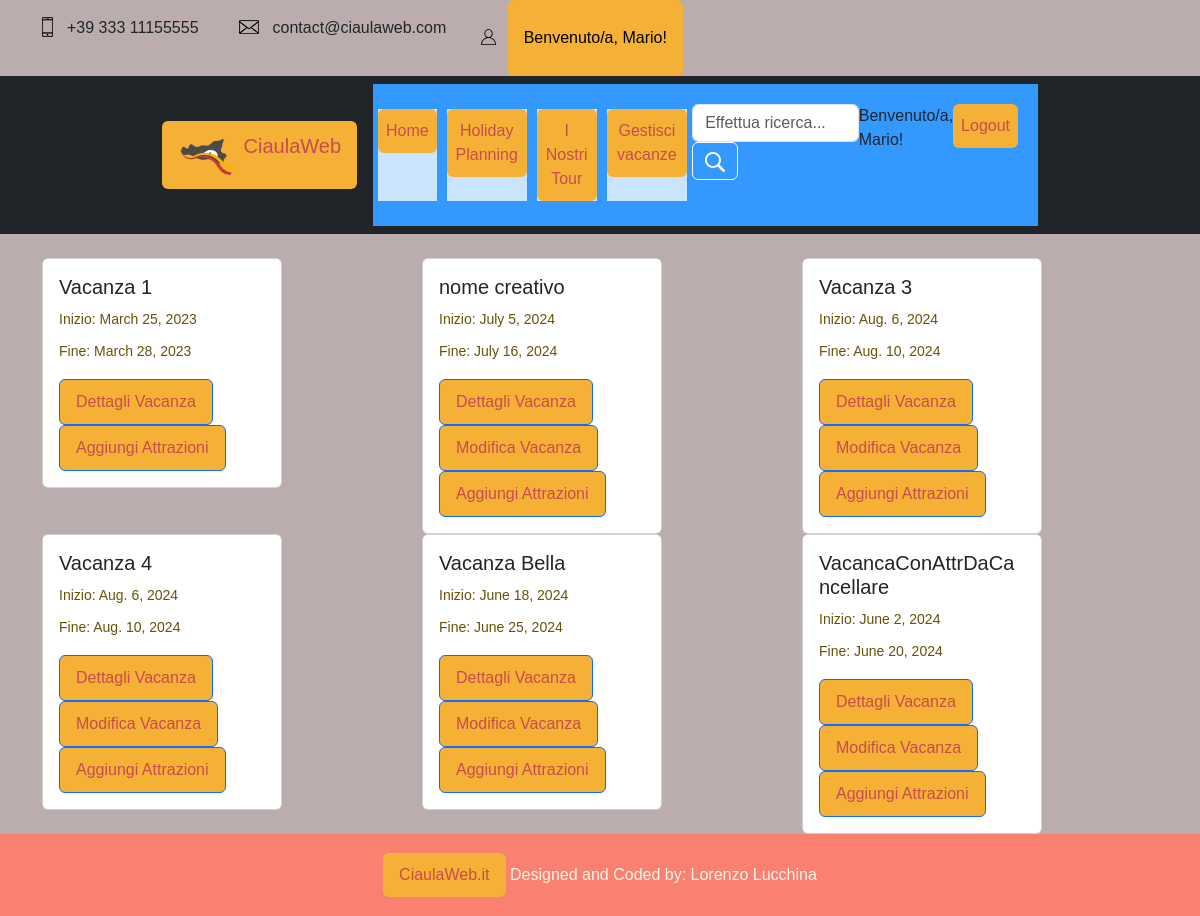
The page /HolidayPlanning/vacanze/ (signed in) on the database as committed earlier.
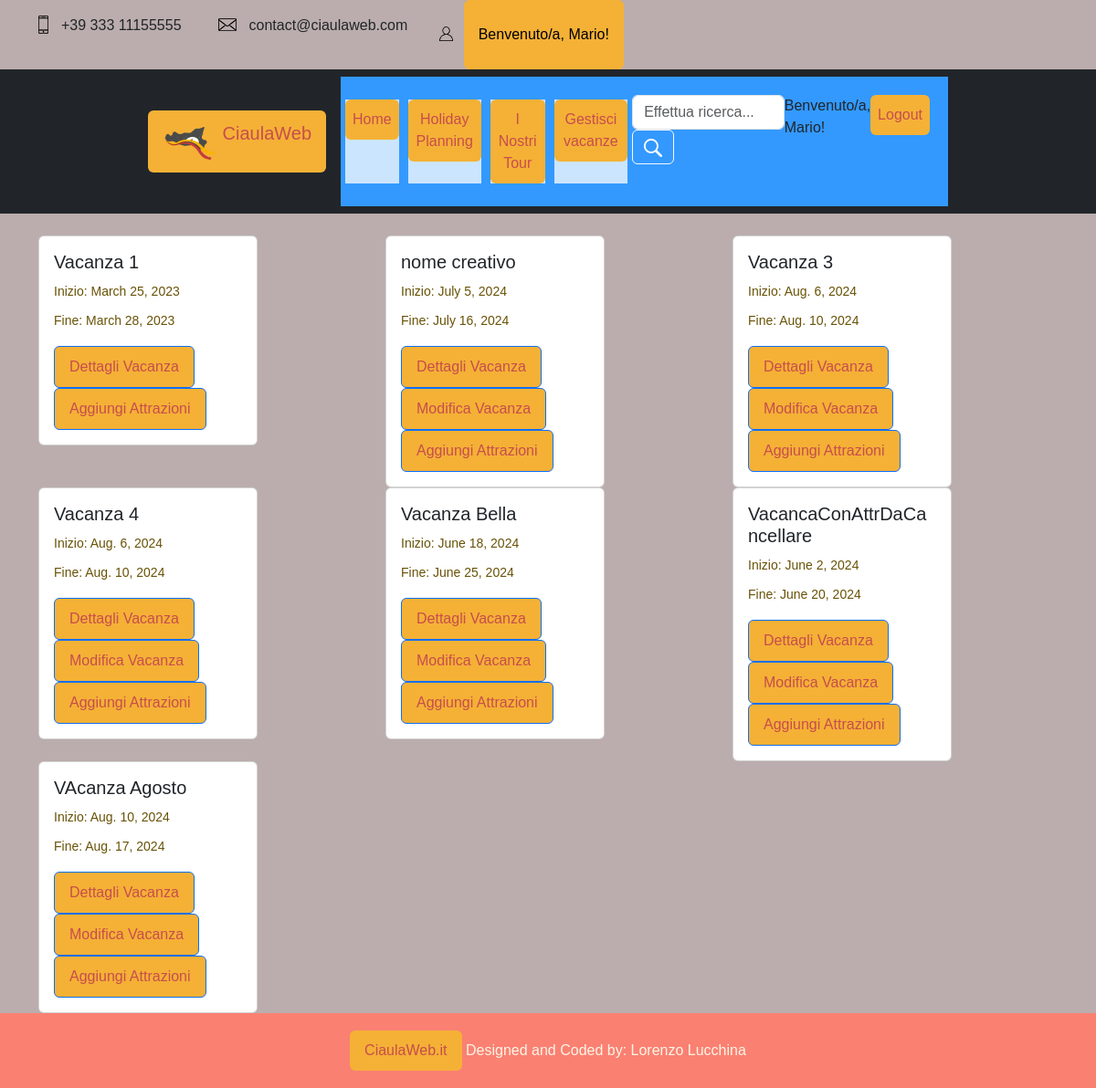
The same page on the database as committed later.
### HolidayPlanning/models.py (models this page shows, shortened)
class Vacanza(models.Model):
    nome = models.CharField(max_length=300, blank=True)
    dataArrivo = models.DateField()
    dataPartenza = models.DateField()
    nrPersone = models.IntegerField()
    budgetDisponibile = models.DecimalField(max_digits=10, decimal_places=2, blank=True)
    utente = models.ForeignKey(UserProfileModel, related_name='Utente', on_delete=models.PROTECT)
    scelte = models.ManyToManyField(Scelta, related_name='vacanze')
    spostamenti = models.ManyToManyField(Spostamento, related_name='spostamenti')
    class Meta:
        verbose_name = "Vacanza"
        verbose_name_plural = "Vacanze"

### HolidayPlanning/views.py (the view)
# urls.py: path("vacanze/", VacanzeList.as_view(), name="vacanze"),
class VacanzeList(LoginRequiredMixin, ListView):
    model = Vacanza
    template_name = "HolidayPlanning/vacanze.html"
    def get_context_data(self, **kwargs):
        context = super().get_context_data(**kwargs)
        context['title'] = "Le tue Vacanze"
        context['utente'] = self.request.user
        context['vacanze'] = Vacanza.objects.filter(utente=self.request.user)
        context['tour'] = False
        context['today'] = date.today()
        return context

### profiles/models.py (called while the page is built)
    @property
    def is_staff(self):
        return self.is_admin

### HolidayPlanning/templates/HolidayPlanning/vacanze.html (shortened to what this page needs)
{% extends "base.html" %}
{% block head %}
{% load static %}
    <link rel="stylesheet" type="text/css" href="{% static '/css/style.css' %}">
{% endblock %}
{% block content %}
{% include "header.html" %}
  <div class="container mt-4">
    <div class="row">
        {% for v in vacanze %}
            {% if vacanze|length <= 2 %}
                <div class="col-md-6 mb-3 mb-md-0">
                {% else %}
                    <div class="col-md-4 mb-3 mb-md-0">
            {% endif %}
                <div class="card" style="width: 15rem;">
                    <div class="card-body">
                    	{% if v.nome != "" %}
                        	<h5 class="card-title" style="margin-bottom: 0.5rem;">{{ v.nome }}</h5>
                    	{% else %}
                        	<h5 class="card-title" style="margin-bottom: 0.5rem;">Vacanza {{forloop.counter }}</h5>
                    	{% endif %}
                        	<p class="card-text" style="margin-bottom: 0.5rem;">Inizio: {{ v.dataArrivo }}</p>
							<p class="card-text" style="margin-bottom: 0.5rem;">Fine: {{ v.dataPartenza }}</p>
						<div class="button-group" style="display: flex; flex-wrap: wrap; justify-content: space-between;">
                    		{% if tour %}
                        		<a href="{% url "HolidayPlanning:dettagliotour" v.pk %}" class="btn btn-primary" style="margin-top: 0.5rem;">Dettagli Tour</a>
                    		{% else %}
                        		<a href="{% url "HolidayPlanning:dettagliovacanza" v.pk %}" class="btn btn-primary" style="margin-top: 0.5rem;">Dettagli Vacanza</a>
                    		{% endif %}
                    		{% if not tour %}
                                {% if not v.dataPartenza < today %}
                        		    <a href="{% url "HolidayPlanning:modificavacanza" v.pk %}" class="btn btn-primary">Modifica Vacanza</a>
                        		{% endif %}
                                    <a href="{% url "attractions:attrazioni" %}?vacanza_id={{v.pk}}" class="btn btn-primary">Aggiungi Attrazioni</a>
                    		{% endif %}
						</div>
                    	</div>
                	</div>
            	</div>
        {% empty %}
                <p class="col-12">Non Hai ancora creato vacanze</p>
                <p class="col-12">Clicca <a href="{% url "HolidayPlanning:creavacanza" %}">qui</a> per crearne una</p>
        {% endfor %}
    </div>
  </div>
{% endblock %}

Rows that differ between the two databases and show on the page:
added Vacanza: nome "VAcanza Agosto", dataArrivo "Aug. 10, 2024", dataPartenza "Aug. 17, 2024", shows "Modifica Vacanza"
